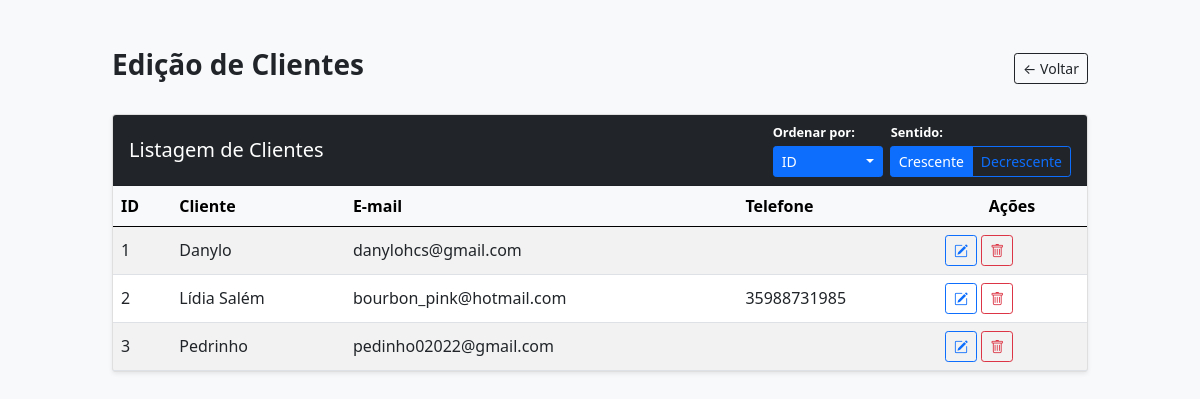
The app's page /client_view, older data.
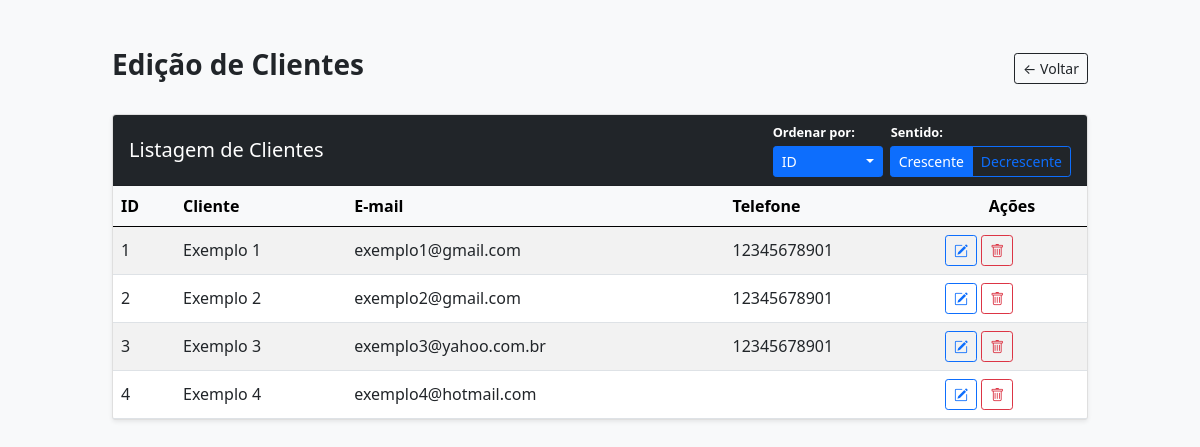
The same page, newer data.
### models.py (models this page shows, shortened)
class Clientes(db.Model):
    __tablename__ = 'Clientes'
    id_cliente = db.Column(db.Integer, primary_key=True, autoincrement=True)
    nome_cliente = db.Column(db.String(80), nullable=False)
    email = db.Column(db.String(100))
    telefone = db.Column(db.String(20))

### main.py (the view)
@app.route("/client_view", methods=["GET","POST"])
def editar_clientes():
    criterio_ordCliente = request.args.get('ordenarCli', 'id')
    direcao_ordCliente = request.args.get('direcaoCli', 'asc')
    query_clientes = Clientes.query
    if criterio_ordCliente == 'nome':
        coluna_cli = func.lower(Clientes.nome_cliente)
    else:
        coluna_cli = Clientes.id_cliente
    if direcao_ordCliente == 'desc':
        lista_clientes = query_clientes.order_by(coluna_cli.desc()).all()
    else:
        lista_clientes = query_clientes.order_by(coluna_cli.asc()).all()
    return render_template("editar_clientes.html", clientes=lista_clientes)

### templates/editar_clientes.html (shortened to what this page needs)
<!DOCTYPE html>
<html lang="pt-br">
<head>
    <link href="https://cdn.jsdelivr.net/npm/bootstrap@5.0.2/dist/css/bootstrap.min.css" rel="stylesheet">
    <link rel="stylesheet" href="https://cdn.jsdelivr.net/npm/bootstrap-icons@1.10.5/font/bootstrap-icons.css">
</head>
<body class="bg-light">
    <div class="container my-5" style="max-width: 1000px;">
        <div class="d-flex justify-content-between align-items-center mb-4">
            <h1 class="h3 text-dark fw-bold">Edição de Clientes</h1>
            <a href="{{ url_for('editar_dados') }}" class="btn btn-outline-dark btn-sm">← Voltar</a>
        </div>
        <div class="card shadow-sm">
            <div class="card-header bg-dark text-white d-flex justify-content-between align-items-center flex-wrap gap-2">
                <h2 class="h5 mb-0">Listagem de Clientes</h2>
                <div class="d-flex align-items-center gap-2">
                    <div class="d-flex flex-column">
                        <label class="form-label text-white fw-bold mb-1" style="font-size: 0.8rem;">Ordenar por:</label>
                        <div class="dropdown">
                            <button class="btn btn-sm btn-primary dropdown-toggle d-flex justify-content-between align-items-center w-100" type="button" id="btnDropdownClientes" data-bs-toggle="dropdown" aria-expanded="false" style="min-width: 110px; text-align: left;">
                            </button>
                        </div>
                    </div>
                    <div class="d-flex flex-column">
                        <label class="form-label text-white fw-bold mb-1" style="font-size: 0.8rem;">Sentido:</label>
                        <div class="btn-group btn-group-sm" role="group" aria-label="Basic radio toggle button group">
                            <label class="btn btn-outline-primary" for="cliente_crescente">Crescente</label>
                            <label class="btn btn-outline-primary" for="cliente_decrescente">Decrescente</label>
                        </div>
                    </div>
                </div>
            </div>
            <div class="card-body p-0">
                <div class="table-responsive">
                    <table class="table table-striped table-hover mb-0 align-middle">
                        <thead class="table-light">
                            <tr>
                                <th>ID</th>
                                <th>Cliente</th>
                                <th>E-mail</th>
                                <th>Telefone</th>
                                <th class="text-center" style="width: 150px;">Ações</th>
                            </tr>
                        </thead>
                        <tbody>
                            {% for cliente in clientes %}
                            <tr>
                                <td>{{ cliente.id_cliente }}</td>
                                <td>{{ cliente.nome_cliente }}</td>
                                <td>{{ cliente.email }}</td>
                                <td>{{ cliente.telefone}}</td>
                                <td>
                                    <a href="{{ url_for('editar_cliente_form', id=cliente.id_cliente) }}" class="btn btn-outline-primary btn-sm" title="Editar">
                                        <i class="bi bi-pencil-square"></i>
                                    </a>
                                    <a href="{{ url_for('excluir_cliente', id=cliente.id_cliente) }}" class="btn btn-outline-danger btn-sm" title="Excluir" onclick="return confirm('Tem certeza que deseja excluir esta venda?')">
                                        <i class="bi bi-trash"></i>
                                    </a>
                                </td>
                            </tr>
                            {% else %}
                            <tr>
                                <td colspan="4" class="text-center text-muted py-4">Nenhum cliente registado.</td>
                            </tr>
                            {% endfor %}
                        </tbody>
                    </table>
                </div>
            </div>
        </div>
    </div>
</body>
</html>

Row changes from the older to the newer data that the page shows:
changed Clientes id 1: nome_cliente "Danylo" → "Exemplo 1"; email "danylohcs@gmail.com" → "exemplo1@gmail.com"; telefone (not shown) → "12345678901"
changed Clientes id 2: nome_cliente "Lídia Salém" → "Exemplo 2"; email "bourbon_pink@hotmail.com" → "exemplo2@gmail.com"; telefone "35988731985" → "12345678901"
changed Clientes id 3: nome_cliente "Pedrinho" → "Exemplo 3"; email "pedinho02022@gmail.com" → "exemplo3@yahoo.com.br"; telefone (not shown) → "12345678901"
added Clientes: id_cliente "4", nome_cliente "Exemplo 4", email "exemplo4@hotmail.com"
